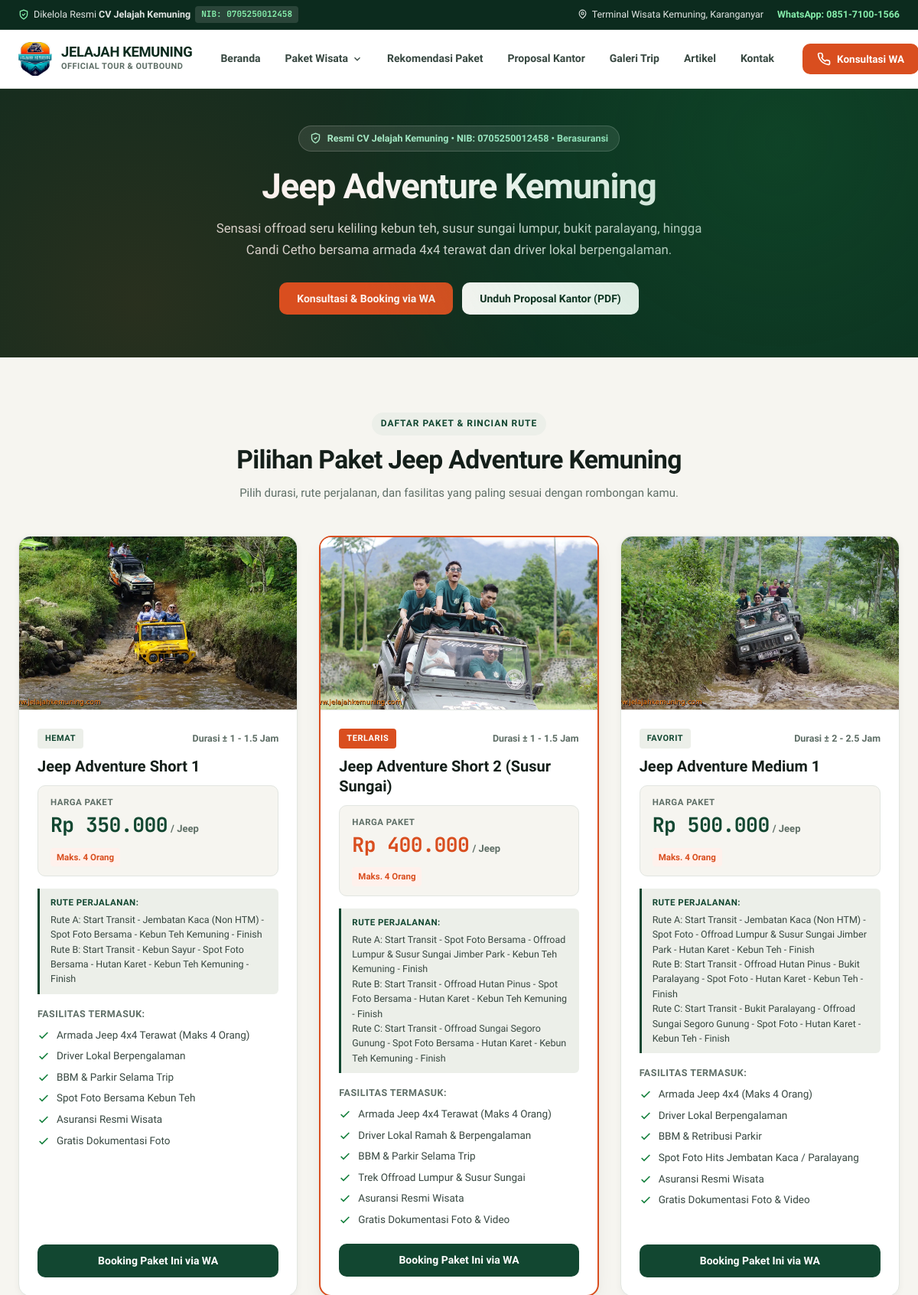
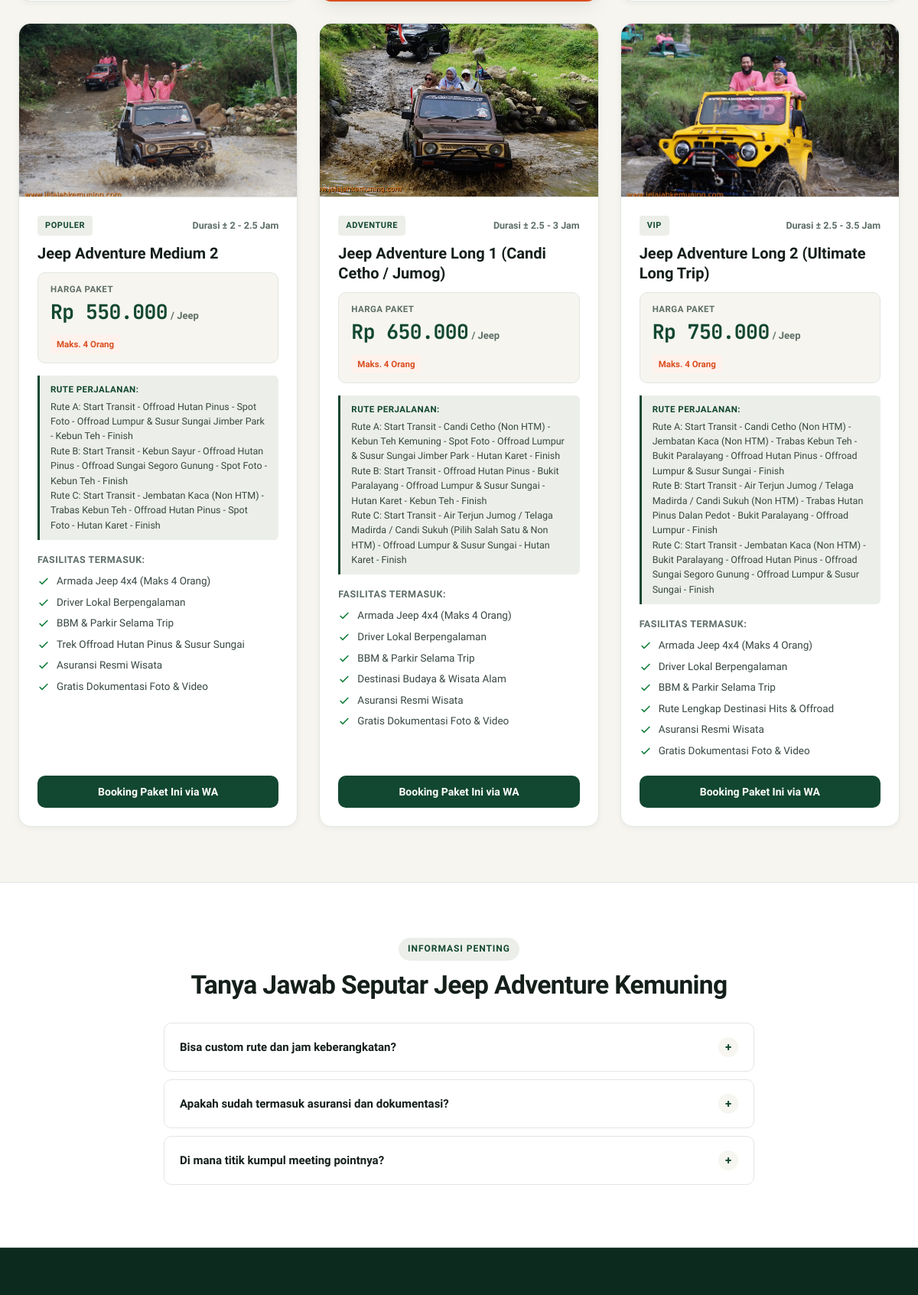
Page /jeep-adventure-kemuning/ (upper part) on the committed database (2 pictures, top to bottom).
### tables this page shows
CREATE TABLE IF NOT EXISTS settings (
    setting_key VARCHAR(100) PRIMARY KEY,
    setting_value TEXT NULL
);

CREATE TABLE IF NOT EXISTS categories (
    id INTEGER PRIMARY KEY AUTO_INCREMENT,
    name VARCHAR(100) NOT NULL,
    slug VARCHAR(100) NOT NULL UNIQUE,
    description TEXT NULL,
    icon VARCHAR(50) DEFAULT 'fas fa-map-marked-alt',
    created_at TIMESTAMP DEFAULT CURRENT_TIMESTAMP
);

CREATE TABLE IF NOT EXISTS packages (
    id INTEGER PRIMARY KEY AUTO_INCREMENT,
    category_id INTEGER NOT NULL,
    name VARCHAR(200) NOT NULL,
    slug VARCHAR(200) NOT NULL UNIQUE,
    price INTEGER NOT NULL DEFAULT 0,
    price_strike INTEGER DEFAULT 0,
    price_type VARCHAR(50) DEFAULT 'per_orang',
    min_participants INTEGER DEFAULT 1,
    duration VARCHAR(100) NULL,
    badge VARCHAR(50) NULL,
    summary TEXT NULL,
    inclusions TEXT NULL,
    exclusions TEXT NULL,
    itinerary TEXT NULL,
    thumbnail VARCHAR(255) NULL,
    is_active INTEGER DEFAULT 1,
    sort_order INTEGER DEFAULT 0,
    created_at TIMESTAMP DEFAULT CURRENT_TIMESTAMP
);

### app/Controllers/PackageController.php (called while the page is built, shortened)
<?php
class PackageController {
    public function getPackageData(string $slug): array {
        $db = Database::getInstance()->getConnection();
        $stmt = $db->prepare("SELECT * FROM categories WHERE slug = :s LIMIT 1");
        $stmt->execute([':s' => $slug]);
        $category = $stmt->fetch(PDO::FETCH_ASSOC);
        $stmt = $db->prepare("SELECT * FROM packages WHERE category_id = :cid AND is_active = 1 ORDER BY sort_order ASC, price ASC");
        $stmt->execute([':cid' => $category['id']]);
        $packages = $stmt->fetchAll(PDO::FETCH_ASSOC);
        return ['category' => $category, 'packages' => $packages];
    }
    public function parseInclusions(?string $inclusions): array {
        $normalized = str_replace(['\r\n', '\r', '\n'], "\n", $inclusions);
        $lines = preg_split('/\r\n|\r|\n/', trim($normalized));
        return array_values(array_filter(array_map('trim', $lines)));
    }
    public function showBySlug(string $slug): void {
        $data = $this->getPackageData($slug);
        $category = $data['category'];
        $packages = $data['packages'];
        require __DIR__ . '/../Views/layouts/header.php';
        require __DIR__ . '/../Views/package-detail.php';
        require __DIR__ . '/../Views/layouts/footer.php';
    }
}

### app/Helpers.php (called while the page is built, shortened)
<?php
class Helpers {
    public static function formatRupiah(int $amount): string {
        return 'Rp ' . number_format($amount, 0, ',', '.');
    }
    public static function getSetting(string $key, string $default = ''): string {
        try {
            $db = Database::getInstance()->getConnection();
            $stmt = $db->prepare("SELECT setting_value FROM settings WHERE setting_key = :k LIMIT 1");
            $stmt->execute([':k' => $key]);
            $val = $stmt->fetchColumn();
            return ($val !== false && $val !== null) ? (string)$val : $default;
        } catch (\Throwable $e) {
            return $default;
        }
    }
    public static function generateWaLink(string $package = '', string $details = ''): string {
        $phone = self::getSetting('no_wa_1', defined('DEFAULT_WA') ? DEFAULT_WA : '6281234567890');
        $text = "Halo Admin Jelajah Kemuning, saya mau konsultasi";
        if (!empty($package)) {
            $text .= " mengenai *$package*";
        }
        if (!empty($details)) {
            $text .= " ($details)";
        }
        $text .= ". Mohon info ketersediaan tanggal dan rincian lengkapnya. Terima kasih!";
        return "https://wa.me/" . preg_replace('/[^0-9]/', '', $phone) . "?text=" . urlencode($text);
    }
    public static function sanitize(string $input): string {
        return htmlspecialchars(trim($input), ENT_QUOTES, 'UTF-8');
    }
}

### app/Views/package-detail.php (the view, shortened to what this page needs)
<section class="hero-section" style="padding:48px 0 56px;">
    <div class="container" style="text-align:center; max-width:820px;">
        <div class="hero-eyebrow">
            <svg width="15" height="15" viewBox="0 0 24 24" fill="none" stroke="currentColor" stroke-width="2.2"><path d="M12 22s8-4 8-10V5l-8-3-8 3v7c0 6 8 10 8 10z"/><path d="m9 12 2 2 4-4"/></svg>
            <span>Resmi CV Jelajah Kemuning • NIB: <?= Helpers::getSetting('nib', defined('CV_NIB') ? CV_NIB : '0705250012458') ?> • Berasuransi</span>
        </div>
        <h1 class="hero-h1" style="margin-bottom:14px;">
            <?= Helpers::sanitize($category['name']) ?>
        </h1>
        <p class="hero-lead" style="margin:0 auto 28px; max-width:680px;">
            <?= Helpers::sanitize($category['description'] ?? 'Penyedia paket wisata resmi Karanganyar dengan rute terbaik dan fasilitas terlengkap.') ?>
        </p>
        <div style="display:flex; justify-content:center; gap:12px; flex-wrap:wrap;">
            <a href="<?= Helpers::generateWaLink($category['name']) ?>" class="btn btn-accent">
                <span>Konsultasi & Booking via WA</span>
            </a>
            <a href="/proposal/" class="btn btn-light">
                <span>Unduh Proposal Kantor (PDF)</span>
            </a>
        </div>
    </div>
</section>
<section class="section-block">
    <div class="container">
        <div class="section-header-center">
            <span class="section-eyebrow">Daftar Paket & Rincian Rute</span>
            <h2 class="section-title">Pilihan Paket <?= Helpers::sanitize($category['name']) ?></h2>
            <p class="section-desc">Pilih durasi, rute perjalanan, dan fasilitas yang paling sesuai dengan rombongan kamu.</p>
        </div>
        <div class="packages-grid">
            <?php foreach ($packages as $pkg):
                $thumb = $pkg['thumbnail'] ?? '';
                $isBanner = str_contains($thumb, 'foto-paket-') || str_contains($thumb, 'paket-combo-');
            ?>
            <div class="card-package <?= ($pkg['badge'] ?? '') === 'TERLARIS' ? 'is-featured' : '' ?>">
                <div>
                    <?php if (!empty($thumb)): ?>
                    <div class="card-thumb-wrap <?= $isBanner ? '' : 'ratio-16-9' ?>">
                        <img src="<?= htmlspecialchars($thumb) ?>" alt="<?= Helpers::sanitize($pkg['name']) ?>" loading="lazy">
                    </div>
                    <?php endif; ?>
                    <div class="card-body">
                        <div>
                            <div class="card-meta-top">
                                <?php if (!empty($pkg['badge'])): ?>
                                <span class="pill-badge <?= ($pkg['badge'] === 'TERLARIS') ? 'accent' : '' ?>"><?= Helpers::sanitize($pkg['badge']) ?></span>
                                <?php else: ?>
                                <span class="pill-badge">Tersedia</span>
                                <?php endif; ?>
                                <?php if (!empty($pkg['duration'])): ?>
                                <span class="card-duration">Durasi ± <?= Helpers::sanitize($pkg['duration']) ?></span>
                                <?php endif; ?>
                            </div>
                            <h3 class="card-title"><?= Helpers::sanitize($pkg['name']) ?></h3>
                            <div class="card-price-box">
                                <div>
                                    <span class="card-price-label">Harga Paket</span>
                                    <span class="card-price"><?= Helpers::formatRupiah($pkg['price']) ?></span>
                                    <span class="card-price-unit">/ <?= $pkg['price_type'] === 'per_armada' ? 'Jeep' : 'Orang' ?></span>
                                </div>
                                <?php if ($pkg['price_type'] === 'per_armada'): ?>
                                <span class="card-min-pax">Maks. 4 Orang</span>
                                <?php elseif (!empty($pkg['min_participants']) && $pkg['min_participants'] > 1): ?>
                                <span class="card-min-pax">Min. <?= $pkg['min_participants'] ?> Peserta</span>
                                <?php endif; ?>
                            </div>
                            <?php if (!empty($pkg['itinerary'])): ?>
                            <div class="itinerary-box">
                                <strong>Rute Perjalanan:</strong>
                                <?= nl2br(Helpers::sanitize(str_replace(['\r\n', '\r', '\n'], "\n", $pkg['itinerary']))) ?>
                            </div>
                            <?php endif; ?>
                            <div style="font-size:12.5px; font-weight:800; text-transform:uppercase; letter-spacing:0.04em; color:var(--text-muted); margin:12px 0 8px;">Fasilitas Termasuk:</div>
                            <ul class="facility-list">
                                <?php
                                $incList = (new PackageController())->parseInclusions($pkg['inclusions'] ?? '');
                                if (empty($incList)): ?>
                                    <li><svg viewBox="0 0 24 24" fill="none" stroke="currentColor" stroke-width="2.5"><polyline points="20 6 9 17 4 12"/></svg><span>Fasilitas lengkap standar CV Jelajah Kemuning.</span></li>
                                <?php else:
                                    foreach ($incList as $inc): ?>
                                    <li><svg viewBox="0 0 24 24" fill="none" stroke="currentColor" stroke-width="2.5"><polyline points="20 6 9 17 4 12"/></svg><span><?= Helpers::sanitize($inc) ?></span></li>
                                <?php endforeach; endif; ?>
                            </ul>
                        </div>
                        <a href="<?= Helpers::generateWaLink($pkg['name'], Helpers::formatRupiah($pkg['price'])) ?>" class="btn btn-primary" style="width:100%;">
                            <span>Booking Paket Ini via WA</span>
                        </a>
                    </div>
                </div>
            </div>
            <?php endforeach; ?>
        </div>
    </div>
</section>
<section class="section-block" style="background:#FFFFFF; border-top:1px solid var(--border);">
    <div class="container" style="max-width:820px;">
        <div class="section-header-center" style="margin-bottom:28px;">
            <span class="section-eyebrow">Informasi Penting</span>
            <h2 class="section-title">Tanya Jawab Seputar <?= Helpers::sanitize($category['name']) ?></h2>
        </div>
        <div class="faq-box">
            <div class="faq-question">
                <span>Bisa custom rute dan jam keberangkatan?</span>
                <span class="faq-icon">+</span>
            </div>
        </div>
        <div class="faq-box">
            <div class="faq-question">
                <span>Apakah sudah termasuk asuransi dan dokumentasi?</span>
                <span class="faq-icon">+</span>
            </div>
        </div>
        <div class="faq-box">
            <div class="faq-question">
                <span>Di mana titik kumpul meeting pointnya?</span>
                <span class="faq-icon">+</span>
            </div>
        </div>
    </div>
</section>

### app/Views/layouts/header.php (shortened to what this page needs)
<?php
$nibNum = Helpers::getSetting('nib', defined('CV_NIB') ? CV_NIB : '0705250012458');
?>
<!DOCTYPE html>
<html lang="id">
<head>
    <link rel="stylesheet" href="/assets/css/style.min.css">
</head>
<body>
<div class="topbar">
    <div class="container topbar-inner">
        <div class="topbar-item">
            <svg width="14" height="14" viewBox="0 0 24 24" fill="none" stroke="#86EFAC" stroke-width="2.2" stroke-linecap="round" stroke-linejoin="round"><path d="M12 22s8-4 8-10V5l-8-3-8 3v7c0 6 8 10 8 10z"/><path d="m9 12 2 2 4-4"/></svg>
            <span>Dikelola Resmi <strong>CV Jelajah Kemuning</strong></span>
            <span class="topbar-badge">NIB: <?= Helpers::sanitize($nibNum) ?></span>
        </div>
        <div style="display:flex; gap:18px; align-items:center;">
            <span class="topbar-item">
                <svg width="13" height="13" viewBox="0 0 24 24" fill="none" stroke="currentColor" stroke-width="2"><path d="M20 10c0 6-8 12-8 12s-8-6-8-12a8 8 0 0 1 16 0Z"/><circle cx="12" cy="10" r="3"/></svg>
                Terminal Wisata Kemuning, Karanganyar
            </span>
            <a href="<?= Helpers::generateWaLink() ?>" class="topbar-item" style="color:#86EFAC; font-weight:700;">
                WhatsApp: 0851-7100-1566
            </a>
        </div>
    </div>
</div>
<header class="header-nav">
    <div class="container header-container">
        <a href="/" class="brand-logo">
            <img src="/assets/uploads/cropped-logo-jelajah-kemuningg.png" alt="Logo CV Jelajah Kemuning" onerror="this.style.display='none'">
            <div class="brand-text-wrap">
                <span class="brand-name">JELAJAH KEMUNING</span>
                <span class="brand-sub">Official Tour & Outbound</span>
            </div>
        </a>
        <nav class="nav-links">
            <a href="/" class="nav-item">Beranda</a>
            <div class="nav-dropdown">
                <a href="#katalog-paket" class="nav-item">
                    <span>Paket Wisata</span>
                    <svg width="14" height="14" viewBox="0 0 24 24" fill="none" stroke="currentColor" stroke-width="2.2"><path d="m6 9 6 6 6-6"/></svg>
                </a>
            </div>
            <a href="/cari-paket/" class="nav-item">Rekomendasi Paket</a>
            <a href="/proposal/" class="nav-item">Proposal Kantor</a>
            <a href="/galeri/" class="nav-item">Galeri Trip</a>
            <a href="/artikel/" class="nav-item">Artikel</a>
            <a href="/kontak/" class="nav-item">Kontak</a>
        </nav>
        <div class="header-actions">
            <a href="<?= Helpers::generateWaLink() ?>" class="btn btn-accent" style="padding:10px 18px; font-size:13.5px;">
                <span>Konsultasi WA</span>
            </a>
        </div>
    </div>
</header>

### rows in the picture
settings: setting_value "0705250012458"
categories: name "Jeep Adventure Kemuning", description "Sensasi offroad seru keliling kebun teh, susur sungai lumpur, bukit paralayang, hingga Candi Cetho bersama armada 4x4 terawat dan driver lokal berpengalaman."
packages: thumbnail (picture), badge "HEMAT", duration "1 - 1.5 Jam", name "Jeep Adventure Short 1", price "Rp 350.000", price_type "Jeep", itinerary "Rute A: Start Transit - Jembatan Kaca (Non HTM) - Spot Foto Bersama - Kebun Teh Kemuning - Finish Rute B: Start Transit - Kebun Sayur - Spot Foto Bersama - Hutan Karet - Kebun Teh Kemuning - Finish", inclusions "Armada Jeep 4x4 Terawat (Maks 4 Orang)", inclusions "Driver Lokal Berpengalaman", inclusions "BBM & Parkir Selama Trip", inclusions "Spot Foto Bersama Kebun Teh", inclusions "Asuransi Resmi Wisata", inclusions "Gratis Dokumentasi Foto"
packages: thumbnail (picture), badge "TERLARIS", duration "1 - 1.5 Jam", name "Jeep Adventure Short 2 (Susur Sungai)", price "Rp 400.000", price_type "Jeep", itinerary "Rute A: Start Transit - Spot Foto Bersama - Offroad Lumpur & Susur Sungai Jimber Park - Kebun Teh Kemuning - Finish Rute B: Start Transit - Offroad Hutan Pinus - Spot Foto Bersama - Hutan Karet - Kebun Teh Kemuning - Finish Rute C: Start Transit - Offroad Sungai Segoro Gunung - Spot Foto Bersama - Hutan Karet - Kebun Teh Kemuning - Finish", inclusions "Armada Jeep 4x4 Terawat (Maks 4 Orang)", inclusions "Driver Lokal Ramah & Berpengalaman", inclusions "BBM & Parkir Selama Trip", inclusions "Trek Offroad Lumpur & Susur Sungai", inclusions "Asuransi Resmi Wisata", inclusions "Gratis Dokumentasi Foto & Video"
packages: thumbnail (picture), badge "FAVORIT", duration "2 - 2.5 Jam", name "Jeep Adventure Medium 1", price "Rp 500.000", price_type "Jeep", itinerary "Rute A: Start Transit - Jembatan Kaca (Non HTM) - Spot Foto - Offroad Lumpur & Susur Sungai Jimber Park - Hutan Karet - Kebun Teh - Finish Rute B: Start Transit - Offroad Hutan Pinus - Bukit Paralayang - Spot Foto - Hutan Karet - Kebun Teh - Finish Rute C: Start Transit - Bukit Paralayang - Offroad Sungai Segoro Gunung - Spot Foto - Hutan Karet - Kebun Teh - Finish", inclusions "Armada Jeep 4x4 (Maks 4 Orang)", inclusions "Driver Lokal Berpengalaman", inclusions "BBM & Retribusi Parkir", inclusions "Spot Foto Hits Jembatan Kaca / Paralayang", inclusions "Asuransi Resmi Wisata", inclusions "Gratis Dokumentasi Foto & Video"
packages: thumbnail (picture), badge "POPULER", duration "2 - 2.5 Jam", name "Jeep Adventure Medium 2", price "Rp 550.000", price_type "Jeep", itinerary "Rute A: Start Transit - Offroad Hutan Pinus - Spot Foto - Offroad Lumpur & Susur Sungai Jimber Park - Kebun Teh - Finish Rute B: Start Transit - Kebun Sayur - Offroad Hutan Pinus - Offroad Sungai Segoro Gunung - Spot Foto - Kebun Teh - Finish Rute C: Start Transit - Jembatan Kaca (Non HTM) - Trabas Kebun Teh - Offroad Hutan Pinus - Spot Foto - Hutan Karet - Finish", inclusions "Armada Jeep 4x4 (Maks 4 Orang)", inclusions "Driver Lokal Berpengalaman", inclusions "BBM & Parkir Selama Trip", inclusions "Trek Offroad Hutan Pinus & Susur Sungai", inclusions "Asuransi Resmi Wisata", inclusions "Gratis Dokumentasi Foto & Video"
packages: thumbnail (picture), badge "ADVENTURE", duration "2.5 - 3 Jam", name "Jeep Adventure Long 1 (Candi Cetho / Jumog)", price "Rp 650.000", price_type "Jeep", itinerary "Rute A: Start Transit - Candi Cetho (Non HTM) - Kebun Teh Kemuning - Spot Foto - Offroad Lumpur & Susur Sungai Jimber Park - Hutan Karet - Finish Rute B: Start Transit - Offroad Hutan Pinus - Bukit Paralayang - Offroad Lumpur & Susur Sungai - Hutan Karet - Kebun Teh - Finish Rute C: Start Transit - Air Terjun Jumog / Telaga Madirda / Candi Sukuh (Pilih Salah Satu & Non HTM) - Offroad Lumpur & Susur Sungai - Hutan Karet - Finish", inclusions "Armada Jeep 4x4 (Maks 4 Orang)", inclusions "Driver Lokal Berpengalaman", inclusions "BBM & Parkir Selama Trip", inclusions "Destinasi Budaya & Wisata Alam", inclusions "Asuransi Resmi Wisata", inclusions "Gratis Dokumentasi Foto & Video"
packages: thumbnail (picture), badge "VIP", duration "2.5 - 3.5 Jam", name "Jeep Adventure Long 2 (Ultimate Long Trip)", price "Rp 750.000", price_type "Jeep", itinerary "Rute A: Start Transit - Candi Cetho (Non HTM) - Jembatan Kaca (Non HTM) - Trabas Kebun Teh - Bukit Paralayang - Offroad Hutan Pinus - Offroad Lumpur & Susur Sungai - Finish Rute B: Start Transit - Air Terjun Jumog / Telaga Madirda / Candi Sukuh (Non HTM) - Trabas Hutan Pinus Dalan Pedot - Bukit Paralayang - Offroad Lumpur - Finish Rute C: Start Transit - Jembatan Kaca (Non HTM) - Bukit Paralayang - Offroad Hutan Pinus - Offroad Sungai Segoro Gunung - Offroad Lumpur & Susur Sungai - Finish", inclusions "Armada Jeep 4x4 (Maks 4 Orang)", inclusions "Driver Lokal Berpengalaman", inclusions "BBM & Parkir Selama Trip", inclusions "Rute Lengkap Destinasi Hits & Offroad", inclusions "Asuransi Resmi Wisata", inclusions "Gratis Dokumentasi Foto & Video"
